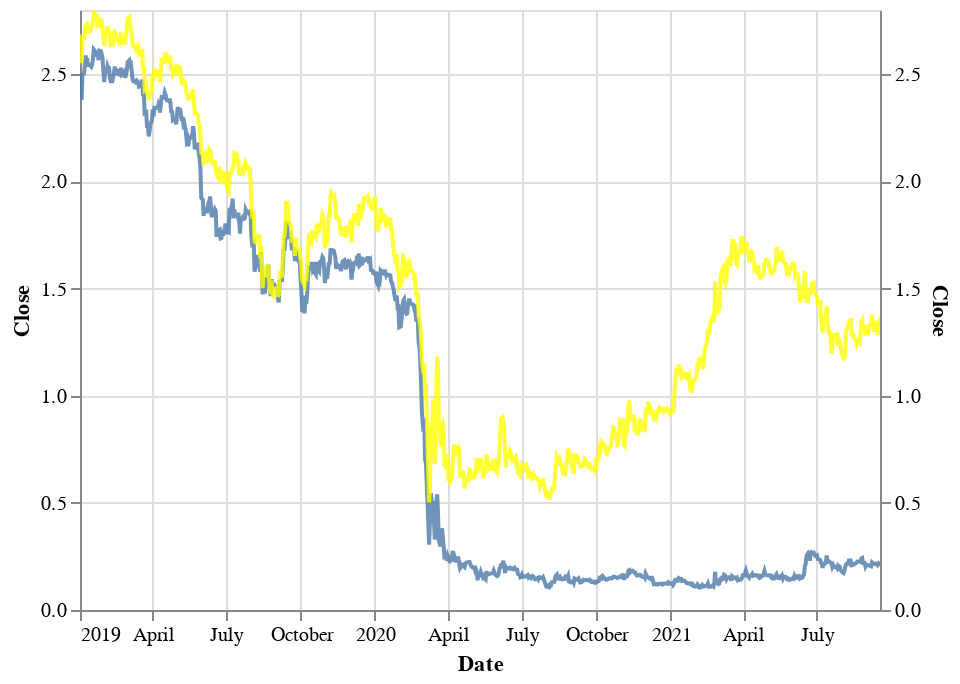

The notebook cell saved with this chart:
### Code cell
alt.layer(chart,us10).resolve_scale(
    y = 'independent'
)

### Figure 1 — Vega-Lite specification as saved in the notebook (floating-point values rounded to 4 significant figures; data arrays with more than 128 entries replaced by an {"elided": "..."} marker saying what was removed)
{"config": {"view": {"continuousWidth": 400, "continuousHeight": 300}}, "layer": [{"data": {"name": "data-ab3ec0575109e5bb3720660e3045cd3b"}, "mark": {"type": "line", "clip": true, "opacity": 0.8}, "encoding": {"x": {"type": "temporal", "field": "Date"}, "y": {"type": "quantitative", "field": "Close", "stack": null}}}, {"data": {"name": "data-83987db9c92399b4d135342863ffc5a4"}, "mark": {"type": "line", "clip": true, "color": "Yellow", "opacity": 0.8}, "encoding": {"x": {"type": "temporal", "field": "Date"}, "y": {"type": "quantitative", "field": "Close", "stack": null}}}], "resolve": {"scale": {"y": "independent"}}, "$schema": "https://vega.github.io/schema/vega-lite/v4.8.1.json", "datasets": {"data-ab3ec0575109e5bb3720660e3045cd3b": {"elided": "820 records"}, "data-83987db9c92399b4d135342863ffc5a4": {"elided": "820 records"}}}
